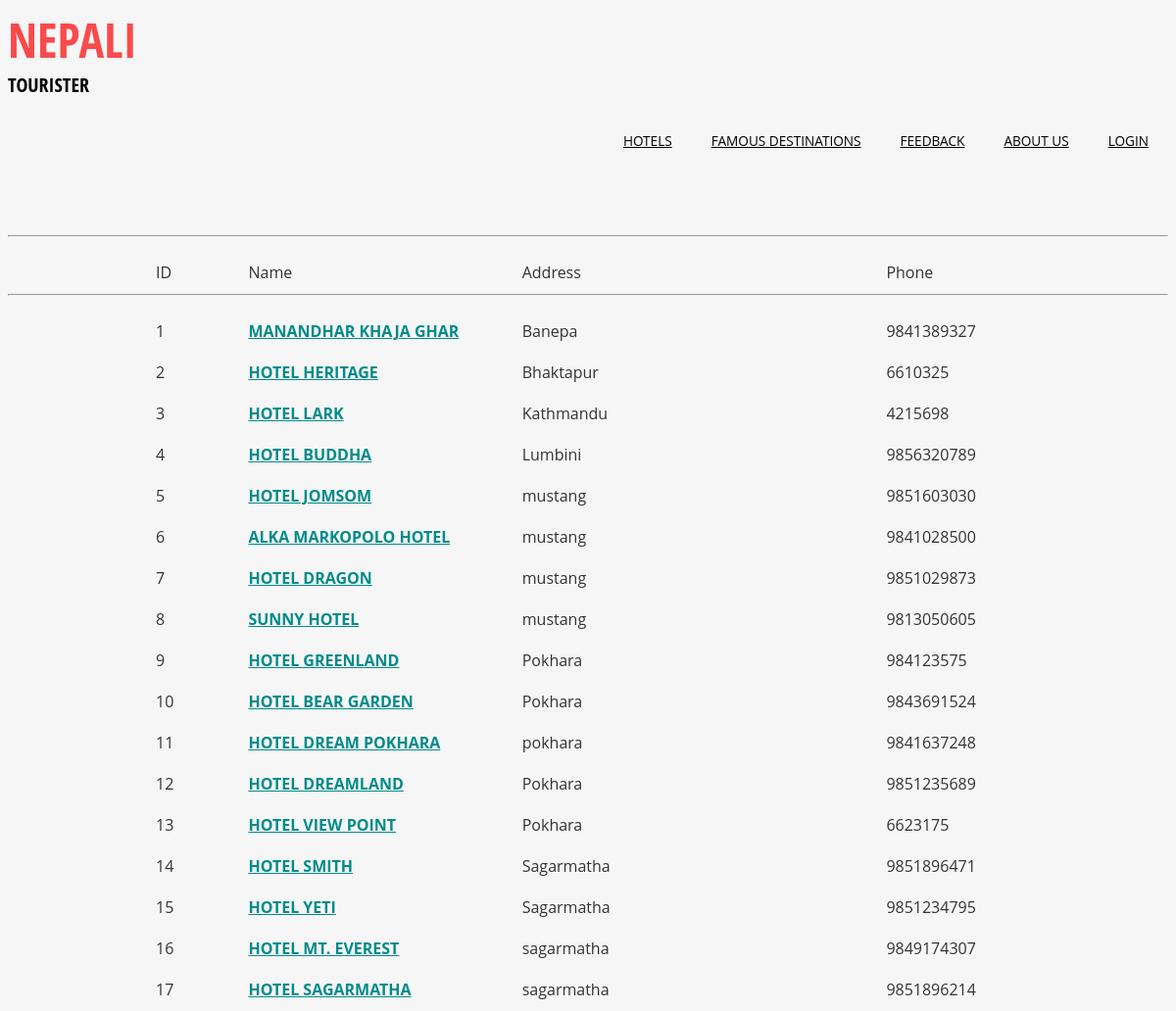
Page /php/hotels.php on the committed database.
### tables this page shows
CREATE TABLE IF NOT EXISTS `organization` (
  `organizationID` int(11) NOT NULL,
  `organization_name` varchar(30) NOT NULL,
  `organization_location` varchar(50) NOT NULL,
  `phone` bigint(20) NOT NULL,
  `phone1` bigint(11) NOT NULL DEFAULT '0',
  `pan_no` bigint(20) NOT NULL
);

### php/hotels.php (the view)
<?php
require 'header.php';
$display = "";
$i=1;
?>
<br><br><br><br><br><br>
<?php
$mysqli = new mysqli("localhost", "root", "", "reservation");
$query = $mysqli->query("SELECT * FROM organization ORDER BY organization_location ASC");
if($query->num_rows){
    while($rows = $query->fetch_array(MYSQLI_ASSOC)){
        $organizationID = $rows['organizationID'];
        $name = strtoupper($rows['organization_name']);
        $organization_name = implode(" ", explode("_", $name));
        $address = $rows['organization_location'];
        $phone = $rows['phone'];
        $display .= "<table width='75%'>
            <tr>
                <td width='10%'>$i</td>
                <td width='30%'><b><a href='hotel_details.php?id=$name&organization_id=$organizationID'>$organization_name</a></b></td>
                <td width='40%'>$address</td>
                <td width='15%'>$phone</td>
            </tr>
        </table>";
        $i++;
    }
}
?>
<hr><center>
    <table width='75%'>
        <tr>
            <td width='10%'>ID</td>
            <td width='30%'>Name</td>
            <td width='40%'>Address</td>
            <td width='15%'>Phone</td>
        </tr>
    </table>
<hr>
    <center>
<?=$display?>

### css/style.css (style rules this page uses)
body { font-family: helvetica, arial, sans-serif; background-color: lightgoldenrodyellow; color:#333333; }
a { color: darkcyan; }
td,tr { padding-top:15px; }

### css/abcd.css (style rules this page uses)
html, body { font-family: 'Open Sans', sans-serif; background:#F6F6F6; }
body a { transition:0.5s all; -webkit-transition:0.5s all; -moz-transition:0.5s all; -o-transition:0.5s all; -ms-transition:0.5s all; }

### rows in the picture
organization: organization_name "MANANDHAR KHAJA GHAR", organization_location "Banepa", phone "9841389327"
organization: organization_name "HOTEL HERITAGE", organization_location "Bhaktapur", phone "6610325"
organization: organization_name "HOTEL LARK", organization_location "Kathmandu", phone "4215698"
organization: organization_name "HOTEL BUDDHA", organization_location "Lumbini", phone "9856320789"
organization: organization_name "HOTEL JOMSOM", organization_location "mustang", phone "9851603030"
organization: organization_name "ALKA MARKOPOLO HOTEL", organization_location "mustang", phone "9841028500"
organization: organization_name "HOTEL DRAGON", organization_location "mustang", phone "9851029873"
organization: organization_name "SUNNY HOTEL", organization_location "mustang", phone "9813050605"
organization: organization_name "HOTEL GREENLAND", organization_location "Pokhara", phone "984123575"
organization: organization_name "HOTEL BEAR GARDEN", organization_location "Pokhara", phone "9843691524"
organization: organization_name "HOTEL DREAM POKHARA", organization_location "pokhara", phone "9841637248"
organization: organization_name "HOTEL DREAMLAND", organization_location "Pokhara", phone "9851235689"
organization: organization_name "HOTEL VIEW POINT", organization_location "Pokhara", phone "6623175"
organization: organization_name "HOTEL SMITH", organization_location "Sagarmatha", phone "9851896471"
organization: organization_name "HOTEL YETI", organization_location "Sagarmatha", phone "9851234795"
organization: organization_name "HOTEL MT. EVEREST", organization_location "sagarmatha", phone "9849174307"
organization: organization_name "HOTEL SAGARMATHA", organization_location "sagarmatha", phone "9851896214"

### other values in the picture
$id[0] "NEPALI"
$id[1] "TOURISTER"
